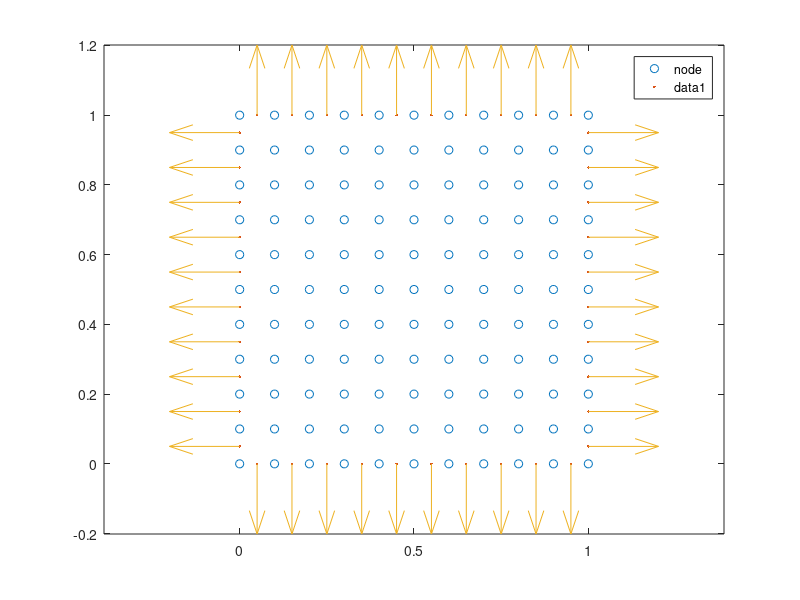

The MATLAB source for this figure: (Note: this script raises an error after producing the figure.)
%testPoisson2
% use MLS approx.
% 

clear;



%% geometry
L = 1.0;

%% source function

srctype = 'sinsin';
% srctype = 'linear';
switch srctype
case 'sinsin'
    mm = 1; nn = 1;
    % mm = 2; nn = 3;
    % f=sin(m*pi*x) * sin(m*pi*y)
    fun_fext = @(x,y) (mm^2+nn^2)/2 * sin(mm*pi*x) .* sin(nn*pi*y);
    fun_phi = @(x,y) 1/(2*pi^2) * sin(mm*pi*x) .* sin(nn*pi*y);
    fun_phix = @(x,y) mm/(2*pi) * cos(mm*pi*x) .* sin(nn*pi*y);
    fun_phiy = @(x,y) nn/(2*pi) * sin(mm*pi*x) .* cos(nn*pi*y);
case 'linear'
    aa = 1; bb = 3; cc = 0;
    fun_fext = @(x,y) zeros(size(x));
    fun_phi = @(x,y) cc + aa*x + bb*y;
    fun_phix = @(x,y) aa * ones(size(x));
    fun_phiy = @(x,y) bb * ones(size(y));
otherwise
    error('unknown srctype: %s', srctype);
end


%


%% fdpm setup

% nlen = 2;
nlen = 10;
% nlen = 20;
% nlen = 40;
h0 = L / nlen;

nlen1 = nlen + 1;


% order
mls_order = 1;
% mls_order = 2;

% influence radius, if use p(2), must > 2
% dilation = 1.8;
dilation = 2.1;
% dilation = 2.5;
% dilation = 3.1;
re = h0 * dilation;

% perturb interal points
perturb = 0.0;
% perturb = 0.4;


% finite-increment-gradient stabilization
fig_stab_alpha = 0.0;

%% generate points and boundary conditions

% generation routine should setup the following data
numNodes = 0;
% particle states
nodeX = [];
nodeY = [];
% BC Dirichlet
dirBCDofs = [];
dirBCVals = [];

disp('Begin generate particles & BC');
if 1
    % generate nodes
    for j = 0:nlen
    for i = 0:nlen
        xx = (i) * h0;
        yy = (j) * h0;
        
        if 1 % perturb internal points, not boundary points
            if i~=0 && i~=nlen && j~=0 && j~=nlen
                rr = perturb;
                xx = xx + (rand(1)-0.5)*h0*rr;
                yy = yy + (rand(1)-0.5)*h0*rr;
            end
        end
        
        numNodes = numNodes + 1;
        
        nn = numNodes;
        nodeX(nn,1) = xx;
        nodeY(nn,1) = yy;
        
        if i==0 || i==nlen || j==0 || j==nlen
            % dirBCDofs(end+1,1) = nn;
            % dirBCVals(end+1,1) = fun_phi(xx,yy);
        end
    end
    end
end

%
nodePos = [nodeX,nodeY];
% 
numDofs = numNodes * 1;

% generate boundary points
numBoundaryNodes = 0;
bndryX = [];
bndryY = [];
bndrySurf = [];
bndryVec = [];

if 1
    ind = reshape(1:numNodes, nlen1,nlen1);
    
    numEdges = 0;
    edgePair = [];
    edgeVec = [];
    for i = 1:nlen
        numEdges = numEdges + 1;
        edgePair(numEdges,:) = [ ind(i,1),ind(i+1,1) ];
        edgeVec(:,numEdges) = [ 0; -1 ];
    end
    for j = 1:nlen
        numEdges = numEdges + 1;
        edgePair(numEdges,:) = [ ind(nlen1,j),ind(nlen1,j+1) ];
        edgeVec(:,numEdges) = [ 1; 0 ];
    end
    for i = nlen:-1:1
        numEdges = numEdges + 1;
        edgePair(numEdges,:) = [ ind(i+1,nlen1),ind(i,nlen1) ];
        edgeVec(:,numEdges) = [ 0; 1 ];
    end
    for j = nlen:-1:1
        numEdges = numEdges + 1;
        edgePair(numEdges,:) = [ ind(1,j+1),ind(1,j) ];
        edgeVec(:,numEdges) = [ -1; 0 ];
    end
    
    for i = 1:numEdges
        i1 = edgePair(i,1);
        i2 = edgePair(i,2);
        x1 = nodeX(i1); y1 = nodeY(i1);
        x2 = nodeX(i2); y2 = nodeY(i2);
        
        ndiv = 1;
        
        for nn = 1:ndiv
            numBoundaryNodes = numBoundaryNodes + 1;
            bndryX(end+1,1) = (nn-0.5) * (x2-x1)/ndiv + x1;
            bndryY(end+1,1) = (nn-0.5) * (y2-y1)/ndiv + y1;
            bndrySurf(end+1,1) = norm([(x2-x1)/ndiv,(y2-y1)/ndiv]);
            bndryVec(:,end+1) = edgeVec(:,i);
        end
    end
end

disp('End generate particles & BC');



if (1)
    % plot fdpm node mesh
    figure;
    plot(nodeX,nodeY,'o', ...
    nodeX(dirBCDofs),nodeY(dirBCDofs),'x');
    legend('node','dir');
    % axis([0 L 0 L]);
    axis('equal');
    
    hold on;
    
    plot(bndryX, bndryY,'.');
    quiver(bndryX,bndryY, bndryVec(1,:)',bndryVec(2,:)');
    hold off;
    
    pause;
    % return;
end

%% build triangulation to determine volume
fdpmDriverBuildTri;

% set volume
nodeVol = nodeArea;


%% build connnectivity

disp('Begin build connnectivity'); tic;
fdpmDriverBuildConn;
disp('End build connnectivity'); toc;

%% build MLS
disp('Begin build MLS'); tic;

clear conn1;
for i = 1:numNodes
    
    [neigh,rs,rx,ry,cutoff] = fdpmNeighborhood(i,nodePos,re);
    neigh2 = [neigh; i]; % particle included in the neighbourhood
    
    [N,Nx,Ny] = fdpmShapeMLS2(rx(neigh2),ry(neigh2),cutoff, 'mls_order',mls_order);
    
	% save connection
    conn1(i).numNeigh = numel(neigh2);
	conn1(i).neigh2 = neigh2'; % neighbor list is a row vector
    conn1(i).N = N;
	conn1(i).NX = Nx;
	conn1(i).NY = Ny;
end

clear connb;
for k = 1:numBoundaryNodes
    [neigh,rs,rx,ry,cutoff] = fdpmNeighborhood([bndryX(k),bndryY(k)], nodePos,re);
    [N,Nx,Ny] = fdpmShapeMLS2(rx(neigh),ry(neigh),cutoff, 'mls_order',mls_order);
    
    connb(k).numNeigh = numel(neigh);
    connb(k).neigh = neigh';
    connb(k).N = N;
    connb(k).NX = Nx;
    connb(k).NY = Ny;
end

disp('End build MLS'); toc;


conn2 = conn1;

% clear conn1;
% for i = 1:numNodes
    
    % [neigh,rs,rx,ry,cutoff] = fdpmNeighborhood(i,nodePos,re);
    % neigh2 = [neigh; i]; % particle included in the neighbourhood
    
    % [N,Nx,Ny,Nxx,Nxy,Nyy] = fdpmShapeMLS2(rx(neigh2),ry(neigh2),cutoff, 'mls_order',2);
    
	% % save connection
    % conn1(i).numNeigh = numel(neigh2);
	% conn1(i).neigh2 = neigh2'; % neighbor list is a row vector
    % conn1(i).N = N;
	% conn1(i).NX = Nx;
	% conn1(i).NY = Ny;
% end


%% build transformation matrix
if 1
    Lmat = sparse(numDofs,numDofs);
    for i = 1:numNodes
        ineigh = conn2(i).neigh2;
        N = conn2(i).N;
        Lmat(ineigh,i) = N.';
    end
    Lmat = Lmat.';
end





%% create initial stiffness matrix
disp('Begin create initial stiffness matrix'); tic;

% assembler
Kassem = SpMatAssem(numDofs);
frhs = zeros(numDofs,1);

fext = fun_fext(nodeX,nodeY);

for i = 1:numNodes
    nneigh = conn2(i).numNeigh;
    ineigh = conn2(i).neigh2;
    ivol = nodeVol(i);
    
    N = conn2(i).N;
    dN = [conn2(i).NX; conn2(i).NY];
    Ke = dN' * dN * ivol;
    
    SpMatAssemBlockWithDof(Kassem, Ke,ineigh,ineigh);
    frhs(ineigh) = frhs(ineigh) + fext(i)*ivol .* N';
    
    % finite increment
    if 1
        eta = 0.0;
        eta = 0.5;
        % eta = 1.0;
        % eta = 2.0;
        hfic = eta * h0;
        
        dH = [conn(i).dNXX; conn(i).dNXY; conn(i).dNXY; conn(i).dNYY];
        Kfic = dH' * dH * ivol * 0.25*hfic^2;
        
        SpMatAssemBlockWithDof(Kassem, Kfic,ineigh,ineigh);
    end
end

% create sparse K
Ktan0 = SpMatCreateAndClear(Kassem);

disp('End create initial stiffness matrix'); toc;



%% boundary part
disp('Begin create boundary matrix'); tic;
if 1
    edgeNode = unique(edgePair(:));
    nbndry = numel(edgeNode);
    Kbnd = sparse(numDofs,nbndry);
    fbnd = zeros(nbndry,1);
    
    gnum = 3;
    [gp,gw] = gauss1dPoint(gnum);
    
    for i = 1:numEdges
        
        ia = edgePair(i,1);
        ib = edgePair(i,2);
        xa = nodeX(ia); ya = nodeY(ia);
        xb = nodeX(ib); yb = nodeY(ib);
        ll = norm([xa,ya]-[xb,yb]);
        
        ind1 = find(edgeNode==ia);
        ind2 = find(edgeNode==ib);
        
        for k = 1:gnum
            kx = (xa+xb)/2 + gp(k)*(xb-xa)/2;
            ky = (ya+yb)/2 + gp(k)*(yb-ya)/2;
            kw = gw(k)*ll/2;
            
            kval = fun_phi(kx,ky);
            
            kn1 = (1-gp(k)) / 2;
            kn2 = (1+gp(k)) / 2;
            
            [kneigh,rs,rx,ry,cutoff] = fdpmNeighborhood([kx,ky], nodePos,re);
            [N] = fdpmShapeMLS2(rx(kneigh),ry(kneigh),cutoff, 'mls_order',mls_order);
            
            Kbnd(kneigh,ind1) = Kbnd(kneigh,ind1) - kw*kn1*N';
            fbnd(ind1) = fbnd(ind1) - kw*kn1*kval;
            
            Kbnd(kneigh,ind2) = Kbnd(kneigh,ind2) - kw*kn2*N';
            fbnd(ind2) = fbnd(ind2) - kw*kn2*kval;
        end
    end
end

disp('End create boundary matrix'); toc;





disp('Begin solve Poisson');

% [phi] = fdpmSolve(Ktan0, frhs, dirBCDofs,dirBCVals);

mat = [ Ktan0, Kbnd; Kbnd', sparse(numBoundaryNodes,numBoundaryNodes) ];
rhs = [ frhs; fbnd ];
sol = mat \ rhs;
phi = sol(1:numDofs);
lam = sol(numDofs+1:end);

phi = Lmat * phi;

disp('End solve Poisson');


if 1
    figure;
    trisurf(tri, nodeX,nodeY,phi, 'FaceColor','interp');
    % zlim([-0.06 0.06]);
    title('solution');
    
    figure;
    zz = fun_phi(nodeX,nodeY);
    trisurf(tri, nodeX,nodeY,zz, 'FaceColor','interp');
    % zlim([-0.06 0.06]);
    title('analytical');
    
    phierr = phi - zz;
end





if 0
    % check stiffness K matrix eigen structure
    
    figure;
    
    % we copy the K matrix and set Dirichlet BC for boundaries
    Ktan = Ktan0;
    % Ktan(dirBCDofs,dirBCDofs) = 0;
    Ktan(sub2ind([numDofs,numDofs],dirBCDofs,dirBCDofs)) = 1.0e10;
    
    neig = 20;
    % [v,d] = eigs(Ktan, neig);
    [v,d] = eigs(Ktan, neig, 'sm'); % from min eigenvalue
    for ieig = 1:neig
        vv = v(:,ieig);
        surf(xx,yy, reshape(vv,nlen,nlen));
        title(['eig(',int2str(ieig),')=',num2str(d(ieig,ieig))]);
        pause;
    end
end




return



if 0
    % check integration consistency
    gvolx = zeros(numDofs,1);
    gvoly = zeros(numDofs,1);
    gbndx = zeros(numDofs,1);
    gbndy = zeros(numDofs,1);
    
    for i = 1:numNodes
        ineigh = conn2(i).neigh2;
        ivol = nodeVol(i);
        
        Nx = conn2(i).NX';
        Ny = conn2(i).NY';
        
        gvolx(ineigh) = gvolx(ineigh) + ivol.*Nx;
        gvoly(ineigh) = gvoly(ineigh) + ivol.*Ny;
    end
    
    for k = 1:numBoundaryNodes
        kneigh = connb(k).neigh;
        ksurf = bndrySurf(k);
        knvec = bndryVec(:,k);
        
        N = connb(k).N';
        gbndx(kneigh) = gbndx(kneigh) + ksurf*knvec(1).*N;
        gbndy(kneigh) = gbndy(kneigh) + ksurf*knvec(2).*N;
    end
    
    Kassem = SpMatAssem(numDofs);
    for i = 1:numNodes
        ineigh = conn2(i).neigh2;
        ivol = nodeVol(i);
        
        N = conn2(i).N;
        Ki = N' .* ivol;
        
        SpMatAssemBlockWithDof(Kassem, Ki,ineigh,i);
    end
    
    Kcorr = SpMatCreateAndClear(Kassem);
    
    Kcorr = spdiags(nodeVol, 0, numDofs,numDofs) - Kcorr;
    
    if 0
        corrx = Kcorr \ (gbndx-gvolx);
        corry = Kcorr \ (gbndy-gvoly);
    else
        tol = 1.0e-8;
        maxiter = 2000;
        corrx = bicgstab(Kcorr, gbndx-gvolx, tol,maxiter);
        corry = bicgstab(Kcorr, gbndy-gvoly, tol,maxiter);
    end
    
    % apply correction
    for i = 1:numNodes
        ineigh = conn2(i).neigh2;
        ivol = nodeVol(i);
        
        Ni = conn2(i).N;
        Nx = conn2(i).NX;
        Ny = conn2(i).NY;
        
        Nx = Nx - Ni.*corrx(i);
        Ny = Ny - Ni.*corry(i);
        Nx(end) = Nx(end) + corrx(i);
        Ny(end) = Ny(end) + corry(i);
        
        conn2(i).NX = Nx;
        conn2(i).NY = Ny;
    end
    
    % check again
    gvolx = zeros(numDofs,1);
    gvoly = zeros(numDofs,1);
    
    for i = 1:numNodes
        ineigh = conn2(i).neigh2;
        ivol = nodeVol(i);
        
        Nx = conn2(i).NX';
        Ny = conn2(i).NY';
        
        gvolx(ineigh) = gvolx(ineigh) + ivol.*Nx;
        gvoly(ineigh) = gvoly(ineigh) + ivol.*Ny;
    end
    
    gvolx = reshape(gvolx, nlen+1,nlen+1);
    gvoly = reshape(gvoly, nlen+1,nlen+1);
    gbndx = reshape(gbndx, nlen+1,nlen+1);
    gbndy = reshape(gbndy, nlen+1,nlen+1);
    coorx = reshape(corrx, nlen+1,nlen+1);
    coory = reshape(corry, nlen+1,nlen+1);
    
end



if 0
    disp('Begin create stab matrix'); tic;
    
    kstab = 0.0;
    kstab = 0.1;
    % kstab = 0.2;
    % kstab = 0.5;
    % kstab = 1.0;
    % kstab = 2.0;
    if 1
        kstab = kstab / h0^2;
    end
    
    for i = 1:numNodes
        nneigh = conn(i).numNeigh;
        ineigh = conn(i).neigh2;
        wneigh = conn(i).W;
        
        gi = [conn(i).dNX; conn(i).dNY];
        hi = [conn(i).dNXX; conn(i).dNXY; conn(i).dNXY; conn(i).dNYY];
        hi = reshape(hi, 2,2,nneigh);
        % hi(:) = 0;
        
        rx = nodeX(ineigh) - nodeX(i);
        ry = nodeY(ineigh) - nodeY(i);
        mi = [rx, ry, 0.5*rx.^2, rx.*ry, 0.5*ry.^2];
        
        Li = zeros(nneigh);
        if 0
            for jj = 1:nneigh
                j = ineigh(jj);
                rij = [nodeX(j)-nodeX(i); nodeY(j)-nodeY(i)];
                
                for kk = 1:nneigh
                    k = ineigh(kk);
                    Li(jj,kk) = rij'*gi(:,kk) + 0.5*rij'*hi(:,:,kk)*rij;
                    if k == i
                        Li(jj,kk) = Li(jj,kk) + 1;
                    end
                end
            end
        else
            qi = [conn(i).dNX; conn(i).dNY; conn(i).dNXX; conn(i).dNXY; conn(i).dNYY];
            if 1 % use 2nd-order
                Li = mi * qi;
            else % use 1st-order
                Li = mi(:,1:2) * qi(1:2,:);
            end
            Li(:,nneigh) = Li(:,nneigh) + 1;
        end
        
        % part 1
        Ks1 = wneigh * Li - wneigh;
        Ks1 = kstab * Ks1;
        SpMatAssemBlockWithDof(Kassem, Ks1, i,ineigh);
        
        % part 2
        Ks2 = bsxfun(@times, Li, wneigh');
        Ks2 = -kstab * Ks2;
        SpMatAssemBlockWithDof(Kassem, Ks2, ineigh,ineigh);
        
        % part 3
        Ks3 = diag(wneigh);
        Ks3 = kstab * Ks3;
        SpMatAssemBlockWithDof(Kassem, Ks3, ineigh,ineigh);
    end
    
    Kstab = SpMatCreateAndClear(Kassem);
    
    Ktan0 = Ktan0 + Kstab;
    
    disp('End create stab matrix'); toc;
end








%%







